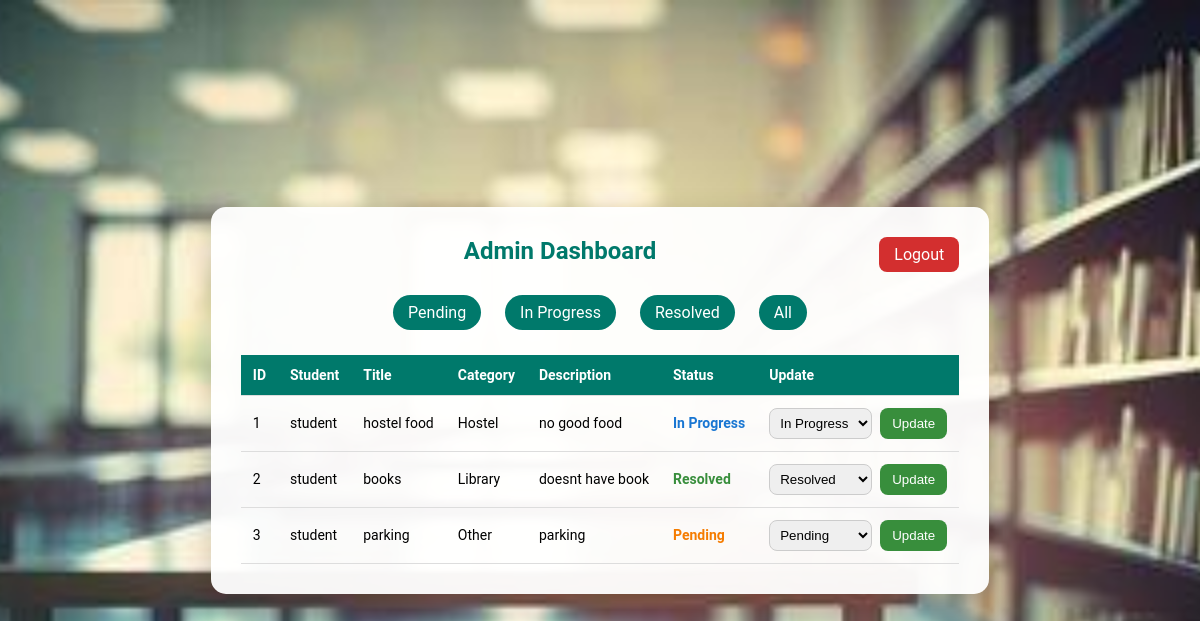
The app's page /admin_dashboard (signed in), older data.
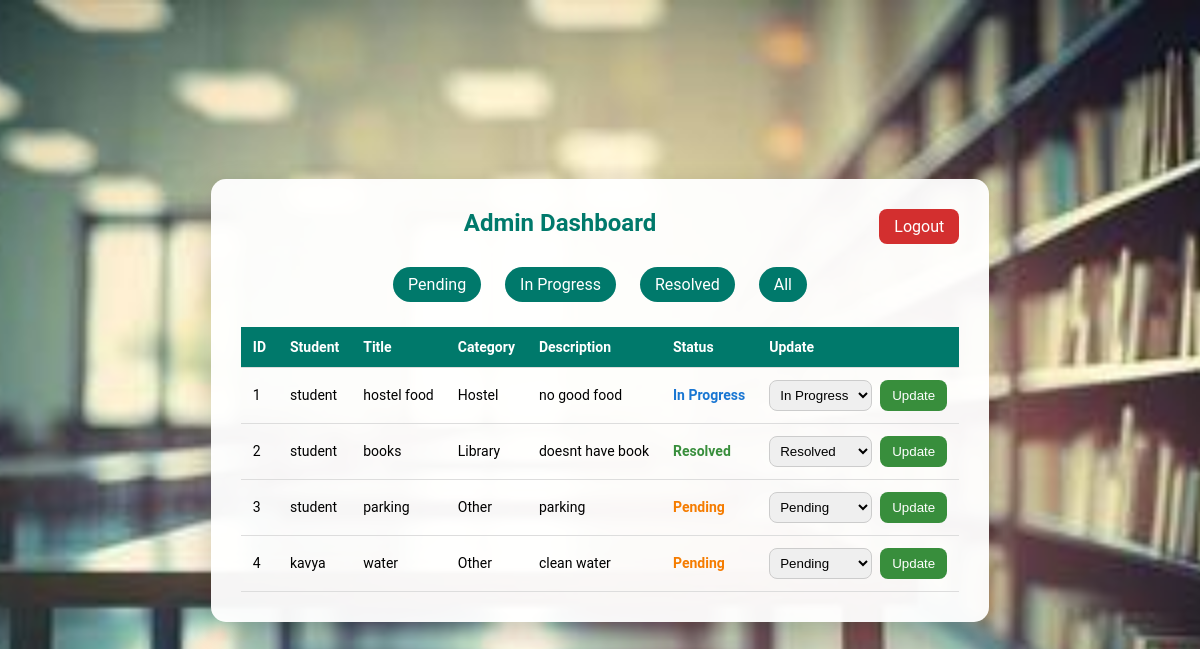
The same page, newer data.
### tables this page shows
CREATE TABLE complaints (
    id INTEGER PRIMARY KEY AUTOINCREMENT,
    student TEXT,
    title TEXT,
    category TEXT,
    description TEXT,
    status TEXT
);

### app.py (the view)
@app.route("/admin_dashboard")
def admin_dashboard():
    if "admin" not in session:
        return redirect("/admin_login")
    status = request.args.get("filter")
    db = get_db()
    if status:
        complaints = db.execute(
            "SELECT * FROM complaints WHERE status=?",
            (status,)
        ).fetchall()
    else:
        complaints = db.execute(
            "SELECT * FROM complaints"
        ).fetchall()
    return render_template("admin_dashboard.html", complaints=complaints)

### database.py (called while the page is built)
def get_db():
    if "db" not in g:
        g.db = sqlite3.connect(
            DATABASE,
            timeout=30,
            check_same_thread=False
        )
        g.db.row_factory = sqlite3.Row
    return g.db

### templates/admin_dashboard.html (shortened to what this page needs)
<!DOCTYPE html>
<html lang="en">
<head>
</head>
<body>
<div class="container">
    <a href="/logout" class="logout">Logout</a>
    <h2>Admin Dashboard</h2>
    <div class="filters">
        <a href="/admin_dashboard?filter=pending">Pending</a>
        <a href="/admin_dashboard?filter=in progress">In Progress</a>
        <a href="/admin_dashboard?filter=resolved">Resolved</a>
        <a href="/admin_dashboard">All</a>
    </div>
    <table>
        <tr>
            <th>ID</th>
            <th>Student</th>
            <th>Title</th>
            <th>Category</th>
            <th>Description</th>
            <th>Status</th>
            <th>Update</th>
        </tr>
        {% for comp in complaints %}
        <tr>
            <td>{{ comp.id }}</td>
            <td>{{ comp.student }}</td>
            <td>{{ comp.title }}</td>
            <td>{{ comp.category }}</td>
            <td>{{ comp.description }}</td>
            <td class="status-{{ comp.status|replace(' ', '-') }}">
                {{ comp.status }}
            </td>
            <td>
                <form method="POST" action="/update_status" style="display:flex; gap:8px;">
                    <select name="status">
                        <option value="Pending" {% if comp.status=='Pending' %}selected{% endif %}>Pending</option>
                        <option value="In Progress" {% if comp.status=='In Progress' %}selected{% endif %}>In Progress</option>
                        <option value="Resolved" {% if comp.status=='Resolved' %}selected{% endif %}>Resolved</option>
                    </select>
                    <button type="submit" class="update-btn">Update</button>
                </form>
            </td>
        </tr>
        {% endfor %}
    </table>
</div>
</body>
</html>

Row changes from the older to the newer data that the page shows:
added complaints: id "4", student "kavya", title "water", category "Other", description "clean water", status "Pending"
